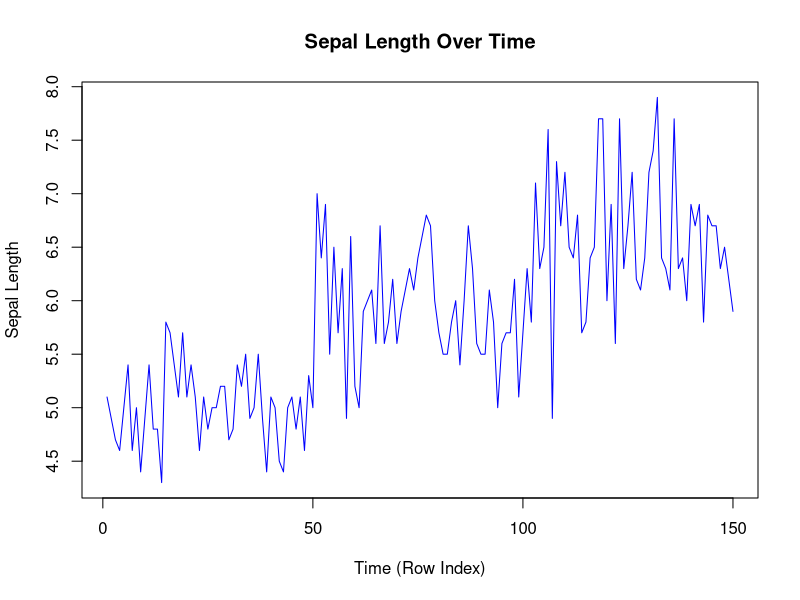
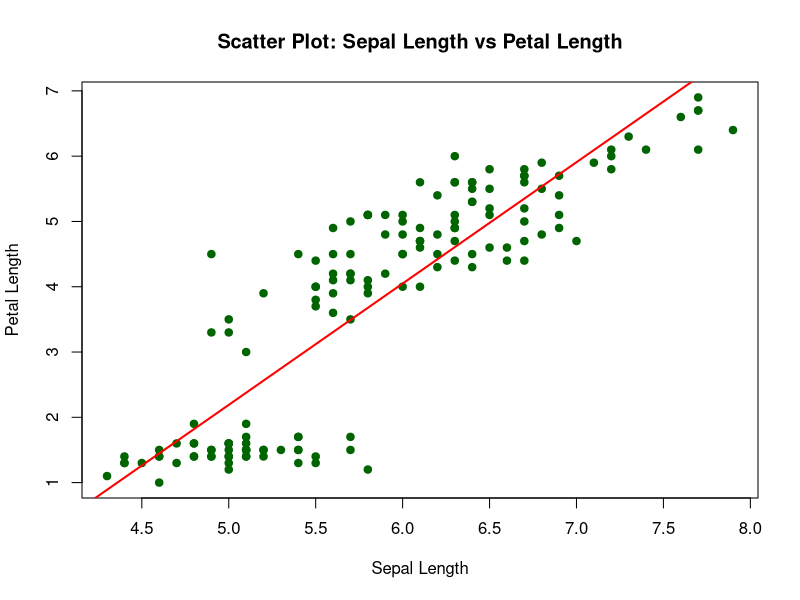
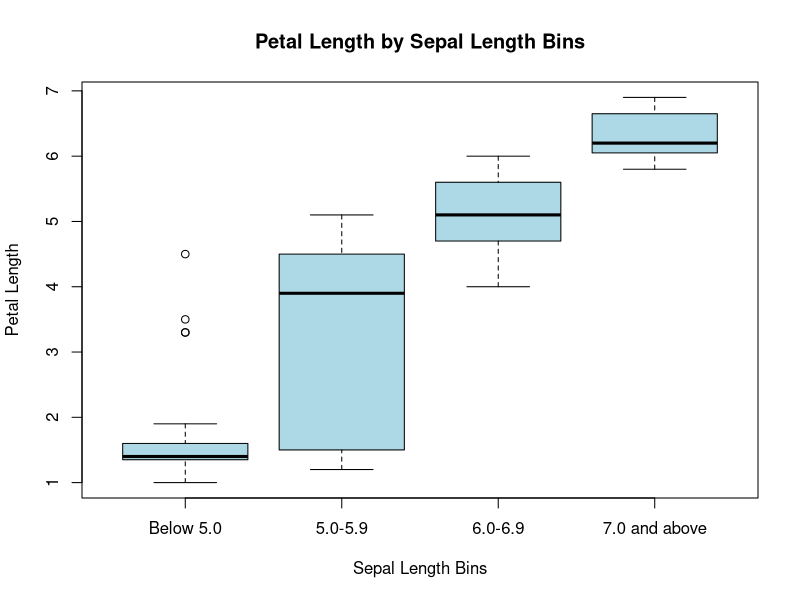

Write the R code that produced these figures, in order.

install.packages("dplyr")

library(dplyr)

data("iris")

# Print full dataset
print(iris)

nrow(iris)
ncol(iris)

head(iris)
tail(iris)


summary(iris)

str(iris)

# Create basic plot of Sepal.Length over time
# (Row index assumed as time)

iris %>%
  mutate(Time = row_number()) %>%
  with(plot(Time, Sepal.Length,
            type = "l",
            main = "Sepal Length Over Time",
            xlab = "Time (Row Index)",
            ylab = "Sepal Length",
            col = "blue"))


# Handle missing data (remove missing values)

iris_clean <- iris %>%
  na.omit()

View(iris_clean)

# Display first few rows of cleaned dataset
head(iris_clean)

# Scatter Plot: Sepal.Length vs Petal.Length

iris_clean %>%
  with(plot(Sepal.Length, Petal.Length,
            main = "Scatter Plot: Sepal Length vs Petal Length",
            xlab = "Sepal Length",
            ylab = "Petal Length",
            pch = 19,
            col = "darkgreen"))

# Add regression line
model <- iris_clean %>%
  lm(Petal.Length ~ Sepal.Length, data = .)

abline(model, col = "red", lwd = 2)

# Create bins for Sepal.Length

iris_clean <- iris_clean %>%
  mutate(Sepal_Bin = cut(Sepal.Length,
                         breaks = c(-Inf, 5.0, 6.0, 7.0, Inf),
                         labels = c("Below 5.0",
                                    "5.0-5.9",
                                    "6.0-6.9",
                                    "7.0 and above")))

View(iris_clean)

# Boxplot of Petal.Length for Sepal.Length bins
iris_clean %>%
  with(boxplot(Petal.Length ~ Sepal_Bin,
               main = "Petal Length by Sepal Length Bins",
               xlab = "Sepal Length Bins",
               ylab = "Petal Length",
               col = "lightblue"))

# Group by Sepal_Bin and summarize average Petal.Length
# (same style as your reference code)
summary_data <- iris_clean %>%
  group_by(Sepal_Bin) %>%
  summarize(avg_Petal_Length = mean(Petal.Length, na.rm = TRUE))

print(summary_data)
View(summary_data)


# Load library again (reference style)
library(dplyr)
